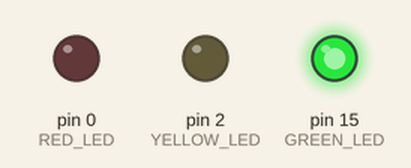
Simulated run of this sketch. Board: Arduino Uno, built with avr-gcc and run on an emulated ATmega328P. On the bench: output pins drawn as LEDs (lit = HIGH).

Above: at 1.5 s.
At 3.2 s:
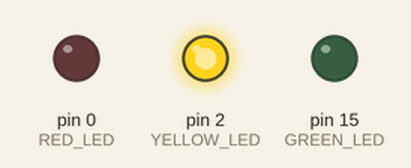
At 4.7 s:
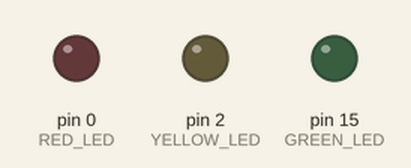
At 8.5 s:
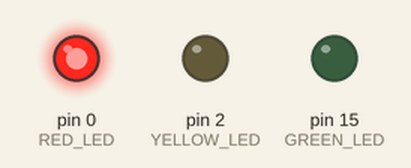
Timing chart, 0 to 14.3 s (numbered marks = the images above):
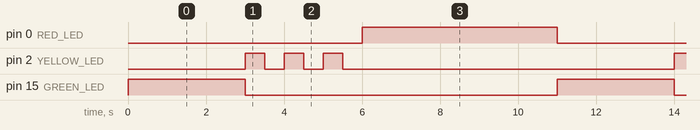

Measured:
- by itself, pin 0 (RED_LED): alternates HIGH for 5.0 s and LOW for 6.0 s
- by itself, pin 2 (YELLOW_LED): repeats every 11.0 s: 2 × (LOW 0.50 s, HIGH 0.50 s), LOW 8.5 s, HIGH 0.50 s
- by itself, pin 15 (GREEN_LED): alternates HIGH for 3.0 s and LOW for 8.0 s

The sketch:

02_RGLed.ino
```cpp
// 紅綠燈控制程式

const int GREEN_LED = 15;  // 綠燈(A1)
const int YELLOW_LED = 2;  // 黃燈
const int RED_LED = 0;     // 紅燈

void setup()
{
    pinMode(GREEN_LED, OUTPUT);
    pinMode(YELLOW_LED, OUTPUT);
    pinMode(RED_LED, OUTPUT);
}

void loop()
{
    // 綠燈亮3秒
    digitalWrite(GREEN_LED, HIGH);
    digitalWrite(YELLOW_LED, LOW);
    digitalWrite(RED_LED, LOW);
    delay(3000);

    // 黃燈亮1秒
    digitalWrite(GREEN_LED, LOW);
    digitalWrite(YELLOW_LED, HIGH);
    delay(500);
    digitalWrite(YELLOW_LED, LOW);
    delay(500);
    digitalWrite(YELLOW_LED, HIGH);
    delay(500);
    digitalWrite(YELLOW_LED, LOW);
    delay(500);
    digitalWrite(YELLOW_LED, HIGH);
    delay(500);
    digitalWrite(YELLOW_LED, LOW);
    delay(500);
    digitalWrite(RED_LED, LOW);


    // 紅燈亮5秒
    digitalWrite(GREEN_LED, LOW);
    digitalWrite(YELLOW_LED, LOW);
    digitalWrite(RED_LED, HIGH);
    delay(5000);
}
```
